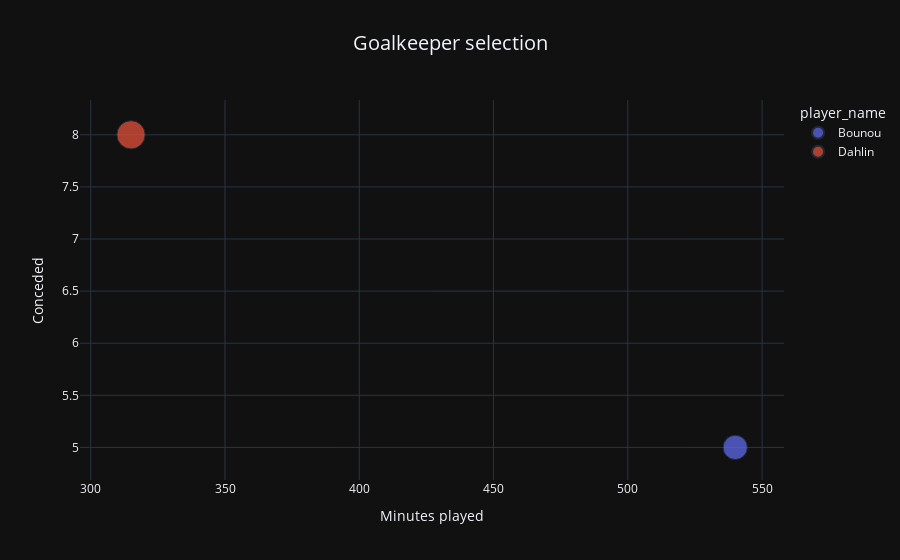

Notebook cell for this chart:
### Code cell
f2.bubble_chart(df[3],"minutes_played","conceded","saved","Goalkeeper selection")

### Figure 1 — Plotly figure (JSON) as saved in the notebook; plotly's stock layout.template omitted (floating-point values rounded to 4 significant figures)
{"data": [{"hovertemplate": "<b>%{hovertext}</b><br><br>player_name=Bounou<br>Minutes played=%{x}<br>Conceded=%{y}<br>Saved=%{marker.size}<extra></extra>", "hovertext": ["Bounou"], "legendgroup": "Bounou", "marker": {"color": "#636efa", "size": [14], "sizemode": "area", "sizeref": 0.0475, "symbol": "circle"}, "mode": "markers", "name": "Bounou", "orientation": "v", "showlegend": true, "type": "scatter", "x": [540], "xaxis": "x", "y": [5], "yaxis": "y"}, {"hovertemplate": "<b>%{hovertext}</b><br><br>player_name=Dahlin<br>Minutes played=%{x}<br>Conceded=%{y}<br>Saved=%{marker.size}<extra></extra>", "hovertext": ["Dahlin"], "legendgroup": "Dahlin", "marker": {"color": "#EF553B", "size": [19], "sizemode": "area", "sizeref": 0.0475, "symbol": "circle"}, "mode": "markers", "name": "Dahlin", "orientation": "v", "showlegend": true, "type": "scatter", "x": [315], "xaxis": "x", "y": [8], "yaxis": "y"}], "layout": {"legend": {"itemsizing": "constant", "title": {"text": "player_name"}, "tracegroupgap": 0}, "title": {"font": {"size": 20}, "text": "Goalkeeper selection", "x": 0.5}, "xaxis": {"anchor": "y", "domain": [0, 1], "title": {"text": "Minutes played"}}, "yaxis": {"anchor": "x", "domain": [0, 1], "title": {"text": "Conceded"}}}}
